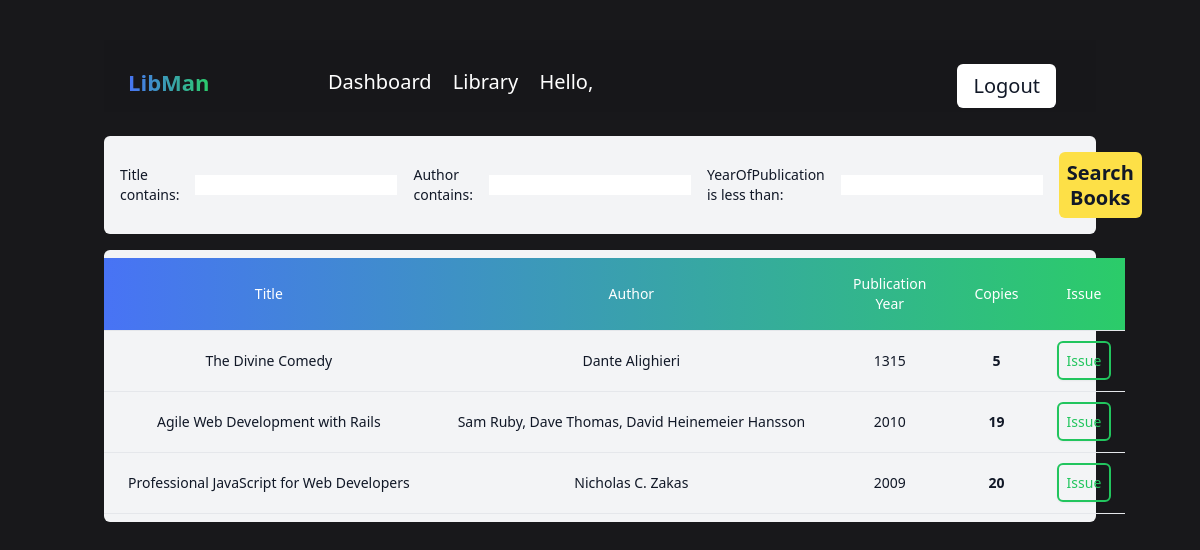
The page /books/ on the database its author committed.
### main/models.py (models this page shows, shortened)
class Book(models.Model):
    title=models.CharField(max_length=200, null=True)
    author=models.CharField(max_length=200, null=True)
    yearOfPublication=models.CharField(max_length=5, null=True)
    copies=models.IntegerField(null=True)
    description=models.CharField(max_length=10000, null=True)
    date_created=models.DateTimeField(auto_now_add=True, null=True)
    tags=models.ManyToManyField(Tag)

### main/views.py (the view)
# urls.py: path('books/',views.books,name='books'),
def books(request):
    books = Book.objects.all()
    bookfilter = BookFilter(request.GET,queryset=books)
    books=bookfilter.qs
    context={'books':books,'filter':bookfilter}
    return render(request,'main/books.html',context)

### main/templates/main/books.html (shortened to what this page needs)
{% extends 'main/base.html' %}
{% block content %}
<div>
    <form method="GET" class="my-4 text-sm bg-gray-100 p-4 rounded-md text-gray-900 flex items-center gap-4 flex-col md:flex-row" >
      {{filter.form}}
      <button class="text-xl font-semibold leading-tight p-2 rounded-md text-gray-900 bg-yellow-300 hover:bg-yellow-400" type="submit">Search Books</button>
    </form>
    <div class="flex flex-col bg-gray-100 rounded-md">
        <div class="overflow-x-auto sm:-mx-6 lg:-mx-8">
          <div class="py-2 inline-block min-w-full sm:px-6 lg:px-8">
            <div class="overflow-x-auto">
              <table class="min-w-full text-center">
                <thead class="border-b bg-gradient-to-r from-[#4873f5] to-[#2bcc69] ">
                  <tr>
                    <th scope="col" class="text-sm font-medium px-6 py-4 text-center">
                      Title
                    </th>
                    <th scope="col" class="text-sm font-medium px-6 py-4 text-center">
                      Author
                    </th>
                    <th scope="col" class="text-sm font-medium px-6 py-4 text-center">
                      Publication Year
                    </th>
                    <th scope="col" class="text-sm font-medium px-6 py-4 text-center">
                      Copies
                    </th>
                    {% if request.user.is_staff %}
                    <th scope="col" class="text-sm font-medium px-6 py-4 text-center">
                      Update
                    </th>
                    {% else %}
                    <th scope="col" class="text-sm font-medium px-6 py-4 text-center">
                      Issue
                    </th>
                    {% endif %}
                  </tr>
                </thead>
                <tbody>
                    {% for book in books %}
                    {% if book.copies > 0 %}
                  <tr class="border-b">
                    <td class="text-sm text-gray-900 px-6 py-4 whitespace-nowrap">
                      {{book.title}}
                    </td>
                    <td class="text-sm text-gray-900 px-6 py-4 whitespace-nowrap">
                      {{book.author}}
                    </td>
                    <td class="text-sm text-gray-900 px-6 py-4 whitespace-nowrap">
                      {{book.yearOfPublication}}
                    </td>
                    {% if book.copies < 5 %}
                    <td class="text-sm text-rose-400 font-bold px-6 py-4 whitespace-nowrap">
                      {{book.copies}}
                    </td>
                    {% else %}
                    <td class="text-sm text-gray-900 font-bold px-6 py-4 whitespace-nowrap">
                      {{book.copies}}
                    </td>
                    {% endif %}
                    {% if request.user.is_staff %}
                    <td class="px-2 py-5 border-b border-gray-200 text-sm text-center">
                      <a class="border-2 text-center cursor-pointer border-sky-500 text-sky-500 bg-transparent hover:bg-sky-500 hover:text-white shadow-sm rounded-md p-2 whitespace-no-wrap" href="{% url 'update_book' book.id %}">
                        Update
                      </a>
                    </td>
                    {% else %}
                    <td class="px-2 py-5 border-b border-gray-200 text-sm text-center">
                      <a class="border-2 text-center cursor-pointer border-green-500 text-green-500 bg-transparent hover:bg-green-500 hover:text-white shadow-sm rounded-md p-2 whitespace-no-wrap" href="{% url 'issue_book' book.id %}">
                        Issue
                      </a>
                    </td>
                    {% endif %}
                  </tr>
                  {% endif %}
                  {% endfor %}
                </tbody>
              </table>
            </div>
          </div>
        </div>
      </div>
</div>
{% endblock %}

### rows shown on the page
Book: title "The Divine Comedy", author "Dante Alighieri", yearOfPublication "1315", copies "5"
Book: title "Agile Web Development with Rails", author "Sam Ruby, Dave Thomas, David Heinemeier Hansson", yearOfPublication "2010", copies "19"
Book: title "Professional JavaScript for Web Developers", author "Nicholas C. Zakas", yearOfPublication "2009", copies "20"
